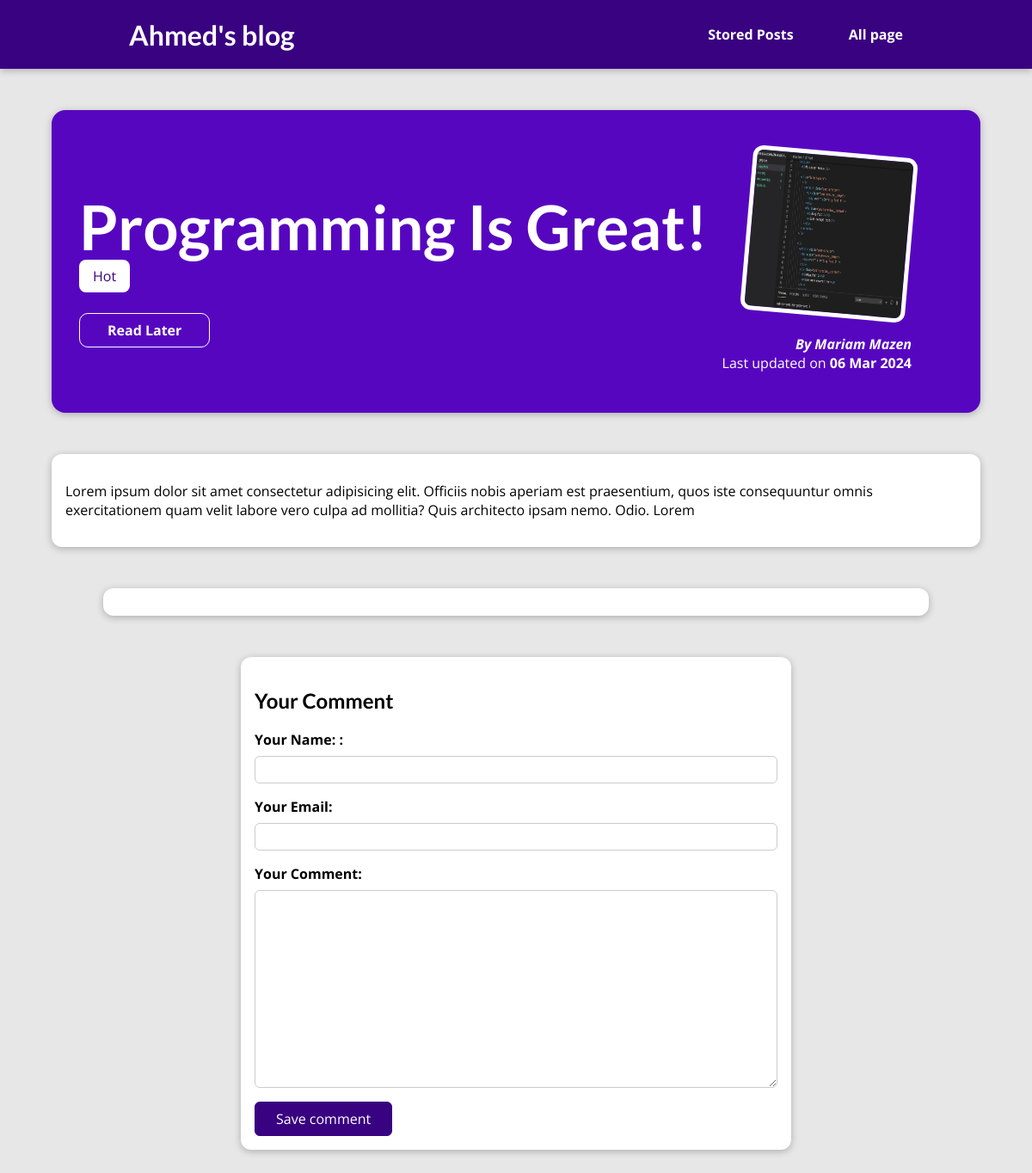
The page /posts/programming-is-great on the database its author committed.
### blog/models.py (models this page shows, shortened)
class Post(models.Model):
    title = models.CharField(max_length=100)
    excerpt = models.CharField(max_length=254)
    image = models.ImageField(upload_to="posts", null=True)
    date = models.DateField(auto_now=True)
    slug = models.SlugField(default="", null=False,
                            blank=True,
                            unique=True)
    author = models.ForeignKey(Author, on_delete=models.SET_NULL,
                               null=True,
                               related_name="posts")
    tags = models.ManyToManyField(Tag)
    content = models.TextField()

class Tag(models.Model):
    captions = models.CharField(max_length=20)

class Author(models.Model):
    first_name = models.CharField(max_length=100)
    last_name = models.CharField(max_length=100)
    email_address = models.EmailField(unique=True)
    def full_name(self):
        return f"{self.first_name} {self.last_name}"
    def __str__(self):
        return self.full_name()

### blog/views.py (the view, shortened to what this page needs)
# urls.py: path("posts/<slug:slug>", views.PostDetailView.as_view(),
class PostDetailView(View):
    def is_stored_posts(self, request, post_id):
        stored_post = request.session.get("stored_posts")
        if stored_post is not None:
            is_saved_for_later = post_id in stored_post
        else:
            is_saved_for_later = False
        return is_saved_for_later
    def get(self, request, slug):
        post = Post.objects.get(slug=slug)
        context = {
            "post": post,
            "post_tags": post.tags.all(),
            "comment_form": CommentForms(),
            "comments": post.comments.all().order_by("-id"),
            "saved": self.is_stored_posts(request, post.id)
        }
        return render(request, "blog/post_detail.html", context)

### blog/forms.py
class CommentForms(forms.ModelForm):
    class Meta:
        model = Comments
        exclude = ["post"]
        labels = {
            "user_name": "Your Name: ",
            "user_email": "Your Email",
            "text": "Your Comment"
        }
        def user_name(self):
            return str(self.user_name).capitalize()

### blog/templates/blog/post_detail.html (shortened to what this page needs)
{%extends "base.html"%}
{%load static%}
{%block css_files%}
<link rel="stylesheet" href="{%static "blog/all_posts.css"%}">
<link rel="stylesheet" href="{%static "blog/post.css"%}">
<link rel="stylesheet" href="{%static "blog/post_detail.css"%}">
{%endblock%}
{%block content%}
<section id="summary">
    <h2>{{post.title}}</h2>
    <div>
        {%for tag in post_tags %}
        <span class="tag">{{tag.captions}}</span>
        {%endfor%}
    </div>
    <div id="read-later">
        <form action="{%url "read-later"%}" method="POST">
            <button>
                {% if saved %}
                    Remove from read later
                {%else%}
                Read Later
                {% endif %}
            </button>
        </form>
    </div>
    <article>
        <img src="{{post.image.url}}" alt="Post-title">
        <address>By  <a href="mailto:{{post.author.email_address}}">{{post.author}}</a></address>
        <div>
            Last updated on <time>{{post.date|date:"d M Y"}}</time>
        </div>
    </article>
</section>
<main>
    <p>{{post.content|linebreaks}}</p>
</main>
<section id="comments">
</section>
<section  id="comment-form">
    <h2>Your Comment</h2>
    <form action="{%url "post-detail-page" post.slug%}" method="POST">
        {%for form_field in comment_form%}
        <div class="form-control {%if form_field.errors%} invalid {%endif%}">
            {{form_field.label_tag}}
            {{form_field}}
        </div>
        {%endfor%}
        <button>Save comment</button>
    </form>
</section>
{%endblock%}

### static/app.css (style rules this page uses)
* { box-sizing: border-box; }
html { font-family: 'Open Sans', 'Lato', sans-serif; }
body { margin: 0; }
h1, h2, h3 { font-family: 'Lato', sans-serif; font-weight: bold; }

### blog/static/blog/all_posts.css (style rules this page uses)
body { background-color: #e7e7e7; }

### blog/static/blog/post_detail.css (style rules this page uses)
body { background-color: #e7e7e7; }
#summary { margin: 8rem auto 3rem auto; padding: 2rem; width: 90%; max-width: 90rem; border-radius: 16px; background-color: #5706c0; position: relative; box-shadow: 0 2px 8px rgba(0, 0, 0, 0.25); height: 22rem; }
#summary h2 { color: white; font-size: 4.5rem; margin-bottom: 0.25rem; }
#summary article { position: absolute; top: 2rem; right: 3rem; padding: 1rem 2rem; border-radius: 12px; text-align: right; color: white; }
#summary article img { width: 12rem; height: 12rem; border-radius: 12px; transform: rotateZ(5deg); border: 5px solid white; margin-bottom: 1rem; }
#summary address { font-weight: bold; }
#summary a { color: white; text-decoration: none; }
#summary time { font-weight: bold; }
#read-later { margin: 2rem 0; }
#read-later button { background-color: transparent; border: 1px solid white; padding: 0.5rem 2rem; font: inherit; color: white; cursor: pointer; transition: .3s; border-radius: 10px; font-weight: bold; }
main { width: 90%; max-width: 90rem; margin: 3rem auto; background-color: white; padding: 1rem; border-radius: 12px; box-shadow: 0 2px 8px rgba(0, 0, 0, 0.25); }
.tag { background-color: white; color: #390281; padding: 0.5rem 1rem; border-radius: 8px; width : max-content; }
#comment-form { margin: 3rem auto; width: 90%; max-width: 40rem; border-radius: 12px; background-color: white; box-shadow: 0 2px 8px rgba(0, 0, 0, 0.25); padding: 1rem; }
#comment-form button { font: inherit; background-color: #390281; color: white; border: 1px solid #390281; padding: 0.5rem 1.5rem; border-radius: 6px; cursor: pointer; }
.form-control { margin-bottom: 1rem; }
.form-control label { font-weight: bold; margin-bottom: 0.5rem; display: block; }
.form-control input, .form-control textarea { display: block; width: 100%; font: inherit; padding: 0.25rem; border-radius: 6px; border: 1px solid #ccc; }
#comments { margin: 3rem auto; width: 90%; max-width: 60rem; border-radius: 12px; background-color: white; box-shadow: 0 2px 8px rgba(0, 0, 0, 0.25); padding: 1rem 2rem; }

### rows shown on the page
Post: title "Programming Is Great!", image (picture), author "Mariam Mazen", date "06 Mar 2024", content "Lorem ipsum dolor sit amet consectetur adipisicing elit. Officiis nobis aperiam est praesentium, quos iste consequuntur omnis exercitationem quam velit labore vero culpa ad mollitia? Quis architecto ipsam nemo. Odio. Lorem"
Tag: captions "Hot"
